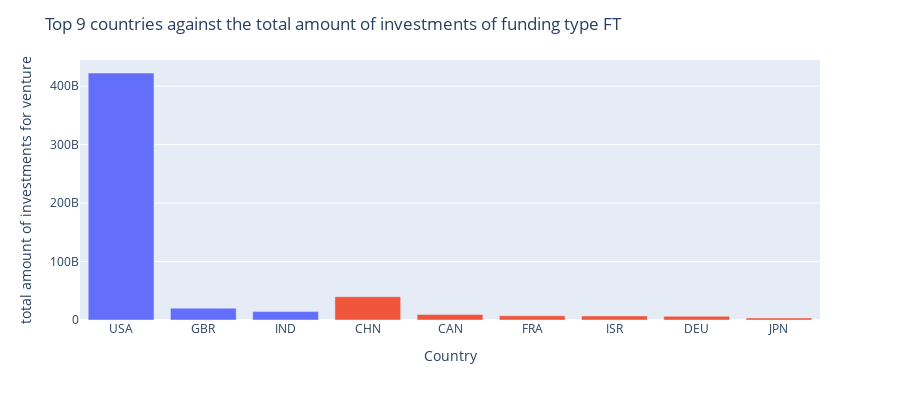

Here is the notebook cell this chart was saved with:
### Code cell
fig = px.bar(datav1, x='country_code', y='raised_amount_usd',
             hover_data=['color'], color='color',
             labels={'country_code':'Country','raised_amount_usd':'total amount of investments for venture'}, height=400)
fig.update_layout(showlegend=False)
fig.update_layout(title_text="Top 9 countries against the total amount of investments of funding type FT")
fig.show()

### Figure 1 — Plotly figure (JSON) as saved in the notebook; plotly's stock layout.template omitted (floating-point values rounded to 4 significant figures)
{"data": [{"alignmentgroup": "True", "customdata": [["green"], ["green"], ["green"]], "hoverlabel": {"namelength": 0}, "hovertemplate": "color=%{customdata[0]}<br>Country=%{x}<br>total amount of investments for venture=%{y}", "legendgroup": "color=green", "marker": {"color": "#636efa"}, "name": "color=green", "offsetgroup": "color=green", "orientation": "v", "showlegend": true, "textposition": "auto", "type": "bar", "x": ["USA", "GBR", "IND"], "xaxis": "x", "y": [422510842796, 20245627416, 14391858718], "yaxis": "y"}, {"alignmentgroup": "True", "customdata": [["red"], ["red"], ["red"], ["red"], ["red"], ["red"]], "hoverlabel": {"namelength": 0}, "hovertemplate": "color=%{customdata[0]}<br>Country=%{x}<br>total amount of investments for venture=%{y}", "legendgroup": "color=red", "marker": {"color": "#EF553B"}, "name": "color=red", "offsetgroup": "color=red", "orientation": "v", "showlegend": true, "textposition": "auto", "type": "bar", "x": ["CHN", "CAN", "FRA", "ISR", "DEU", "JPN"], "xaxis": "x", "y": [39835418773, 9583332317, 7259536732, 6907514579, 6346959822, 3363676611], "yaxis": "y"}], "layout": {"barmode": "relative", "height": 400, "legend": {"tracegroupgap": 0}, "margin": {"t": 60}, "showlegend": false, "title": {"text": "Top 9 countries against the total amount of investments of funding type FT"}, "xaxis": {"anchor": "y", "domain": [0, 1], "title": {"text": "Country"}}, "yaxis": {"anchor": "x", "domain": [0, 1], "title": {"text": "total amount of investments for venture"}}}}
